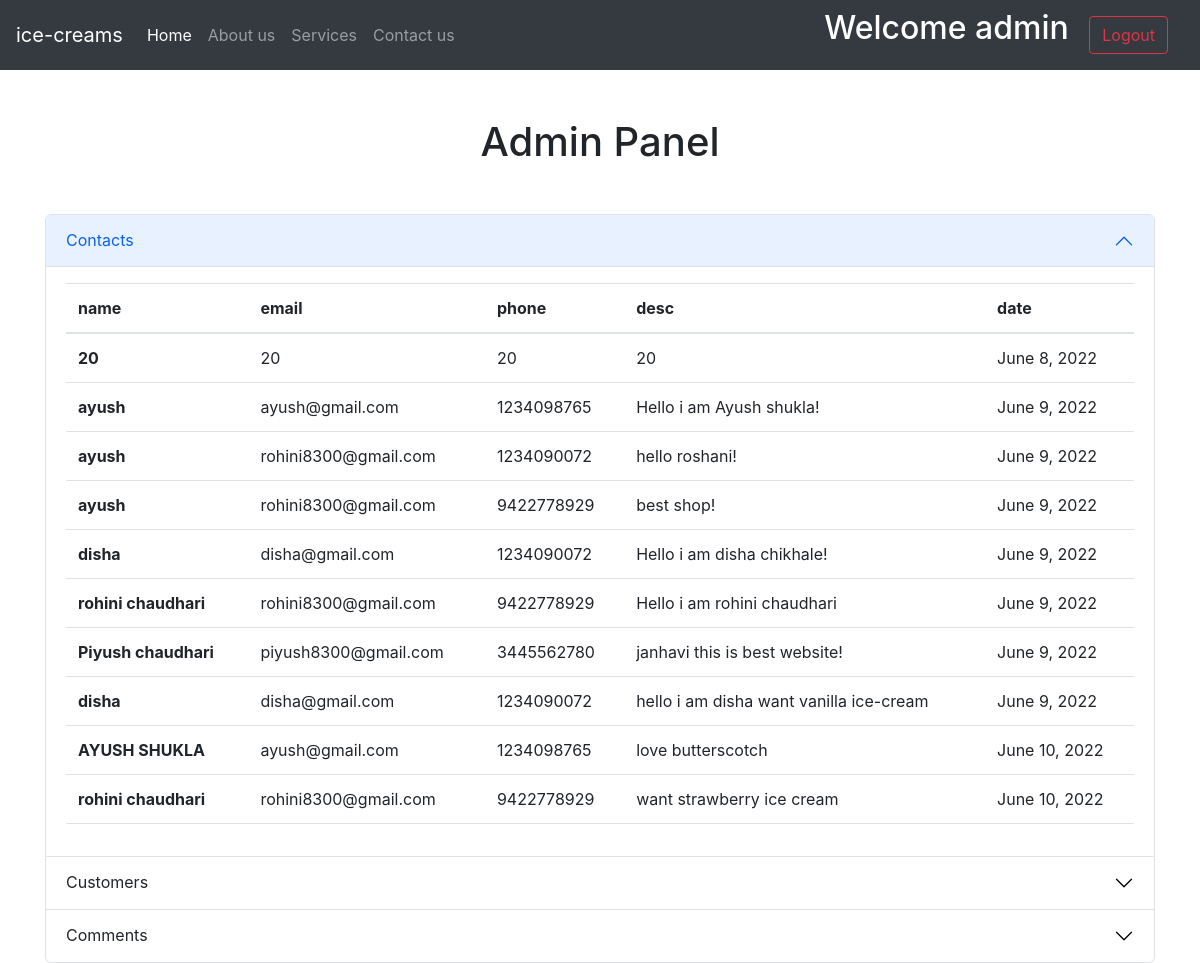
Page /adminpage (signed in) on the committed database.
### home/models.py (models this page shows)
class Contact(models.Model):
    name =models.CharField(max_length=20,default=20 )
    email =models.CharField(max_length=202,default=20)
    phone =models.CharField(max_length=20,default=20)
    desc =models.TextField(max_length=200,default=20)
    date =models.DateField()

### home/views.py (the view)
# urls.py: path('adminpage',views.admin,name='adminpage')
def admin(request):
    user1=user.objects.all()
    cont=Contact.objects.all()
    com=comments.objects.all()
    return render(request,'admin.html',{'login':request.session['loggin'],'name':request.session['name'],'user':user1,'contact':cont,'com':com})

### templates/admin.html (shortened to what this page needs)
{% extends 'base.html' %}
{% block body %}
<h1 class='text-center m-5'>Admin Panel</h1>
<div class='container'>
    <div class="accordion" id="accordionExample">
        <div class="accordion-item">
          <h2 class="accordion-header" id="headingOne">
            <button class="accordion-button" type="button" data-bs-toggle="collapse" data-bs-target="#collapseOne" aria-expanded="true" aria-controls="collapseOne">
              Contacts
            </button>
          </h2>
          <div id="collapseOne" class="accordion-collapse collapse show" aria-labelledby="headingOne" data-bs-parent="#accordionExample">
            <div class="accordion-body">
                <table class="table">
                    <thead>
                      <tr>
                        <th scope="col">name</th>
                        <th scope="col">email</th>
                        <th scope="col">phone</th>
                        <th scope="col">desc</th>
                        <th scope="col">date</th>
                      </tr>
                    </thead>
                    <tbody>
                      {% for item in contact %}
                      <tr>
                        <th scope="row">{{item.name}}</th>
                        <td>{{item.email}}</td>
                        <td>{{item.phone}}</td>
                        <td>{{item.desc}}</td>
                        <td>{{item.date}}</td>
                      </tr>
                      {% endfor %}
                    </tbody>
                  </table>
            </div>
          </div>
        </div>
        <div class="accordion-item">
          <h2 class="accordion-header" id="headingTwo">
            <button class="accordion-button collapsed" type="button" data-bs-toggle="collapse" data-bs-target="#collapseTwo" aria-expanded="false" aria-controls="collapseTwo">
              Customers
            </button>
          </h2>
        </div>
        <div class="accordion-item">
          <h2 class="accordion-header" id="headingThree">
            <button class="accordion-button collapsed" type="button" data-bs-toggle="collapse" data-bs-target="#collapseThree" aria-expanded="false" aria-controls="collapseThree">
              Comments
            </button>
          </h2>
        </div>
      </div>
</div>
{% endblock body %}

### templates/base.html (shortened to what this page needs)
<!doctype html>
{% load bootstrap_icons %}
<html lang="en">
    <head>
        <link href="https://cdn.jsdelivr.net/npm/bootstrap@5.2.0-beta1/dist/css/bootstrap.min.css"
              rel="stylesheet"
>
        <link rel="stylesheet"
              href="https://cdn.jsdelivr.net/npm/bootstrap@4.1.3/dist/css/bootstrap.min.css"
>
    </head>
    <body>
        <nav class="navbar navbar-expand-lg navbar-dark bg-dark">
            <a class="navbar-brand" href="#">ice-creams</a>
            <div class="collapse navbar-collapse" id="navbarSupportedContent">
                <ul class="navbar-nav mr-auto">
                    <li class="nav-item active">
                        <a class="nav-link" href="/">{% bs_icon 'house' size='1.5em' %}Home <span class="sr-only">(current)</span></a>
                    </li>
                    <li class="nav-item ">
                        <a class="nav-link" href="/about">{% bs_icon 'book' size='1.5em' %}About us</a>
                    </li>
                    <li class="nav-item ">
                        <a class="nav-link " href="/services">{% bs_icon 'terminal' size='1.5em' %}Services</a>
                    </li>
                    <li class="nav-item">
                        <a class="nav-link" href="/contact">{% bs_icon 'person-video' size='1.5em' %}Contact us</a>
                    </li>
                </ul>
                {% if login %}
                    <div class='my-2 my-lg-0 d-inline '>
                        <h2 class='d-inline ' style='color:white'>Welcome {{ name }}</h2>
                        <form action='logout' class='d-inline' method='post'>
                            <button type="submit" class="btn btn-outline-danger mx-3 my-2">{% bs_icon 'box-arrow-right' size='1.5em' %}Logout</button>
                        </form>
                    </div>
                {% endif %}
            </div>
        </nav>
        {% block body %}
        {% endblock body %}
    </body>
</html>

### rows in the picture
Contact: name "20", email "20", phone "20", desc "20", date "June 8, 2022"
Contact: name "ayush", email "ayush@gmail.com", phone "1234098765", desc "Hello i am Ayush shukla!", date "June 9, 2022"
Contact: name "ayush", email "rohini8300@gmail.com", phone "1234090072", desc "hello roshani!", date "June 9, 2022"
Contact: name "ayush", email "rohini8300@gmail.com", phone "9422778929", desc "best shop!", date "June 9, 2022"
Contact: name "disha", email "disha@gmail.com", phone "1234090072", desc "Hello i am disha chikhale!", date "June 9, 2022"
Contact: name "rohini chaudhari", email "rohini8300@gmail.com", phone "9422778929", desc "Hello i am rohini chaudhari", date "June 9, 2022"
Contact: name "Piyush chaudhari", email "piyush8300@gmail.com", phone "3445562780", desc "janhavi this is best website!", date "June 9, 2022"
Contact: name "disha", email "disha@gmail.com", phone "1234090072", desc "hello i am disha want vanilla ice-cream", date "June 9, 2022"
Contact: name "AYUSH SHUKLA", email "ayush@gmail.com", phone "1234098765", desc "love butterscotch", date "June 10, 2022"
Contact: name "rohini chaudhari", email "rohini8300@gmail.com", phone "9422778929", desc "want strawberry ice cream", date "June 10, 2022"

### other values in the picture
{{ name }} "admin"
